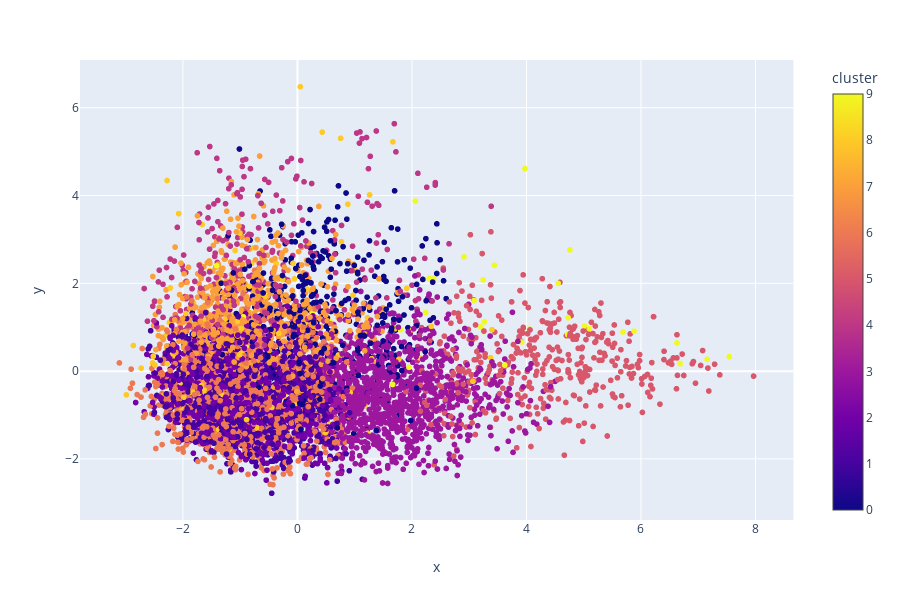

Notebook cell for this chart:
### Code cell
fig = px.scatter(projection, x='x', y='y', color='cluster', hover_data=['x', 'y', 'title'])
fig.show()

### Figure 1 — Plotly figure (JSON) as saved in the notebook; plotly's stock layout.template omitted (floating-point values rounded to 4 significant figures; data arrays with more than 128 entries replaced by an {"elided": "..."} marker saying what was removed)
{"data": [{"customdata": {"elided": "6908x3 mixed values"}, "hoverlabel": {"namelength": 0}, "hovertemplate": "x=%{customdata[0]}<br>y=%{customdata[1]}<br>title=%{customdata[2]}<br>cluster=%{marker.color}", "legendgroup": "", "marker": {"color": {"elided": "6908 int values"}, "coloraxis": "coloraxis", "symbol": "circle"}, "mode": "markers", "name": "", "showlegend": false, "type": "scattergl", "x": {"elided": "6908 float values"}, "xaxis": "x", "y": {"elided": "6908 float values"}, "yaxis": "y"}], "layout": {"coloraxis": {"colorbar": {"title": {"text": "cluster"}}, "colorscale": [[0, "#0d0887"], [0.1111, "#46039f"], [0.2222, "#7201a8"], [0.3333, "#9c179e"], [0.4444, "#bd3786"], [0.5556, "#d8576b"], [0.6667, "#ed7953"], [0.7778, "#fb9f3a"], [0.8889, "#fdca26"], [1, "#f0f921"]]}, "height": 600, "legend": {"tracegroupgap": 0}, "margin": {"t": 60}, "xaxis": {"anchor": "y", "domain": [0, 0.98], "title": {"text": "x"}}, "yaxis": {"anchor": "x", "domain": [0, 1], "title": {"text": "y"}}}}
